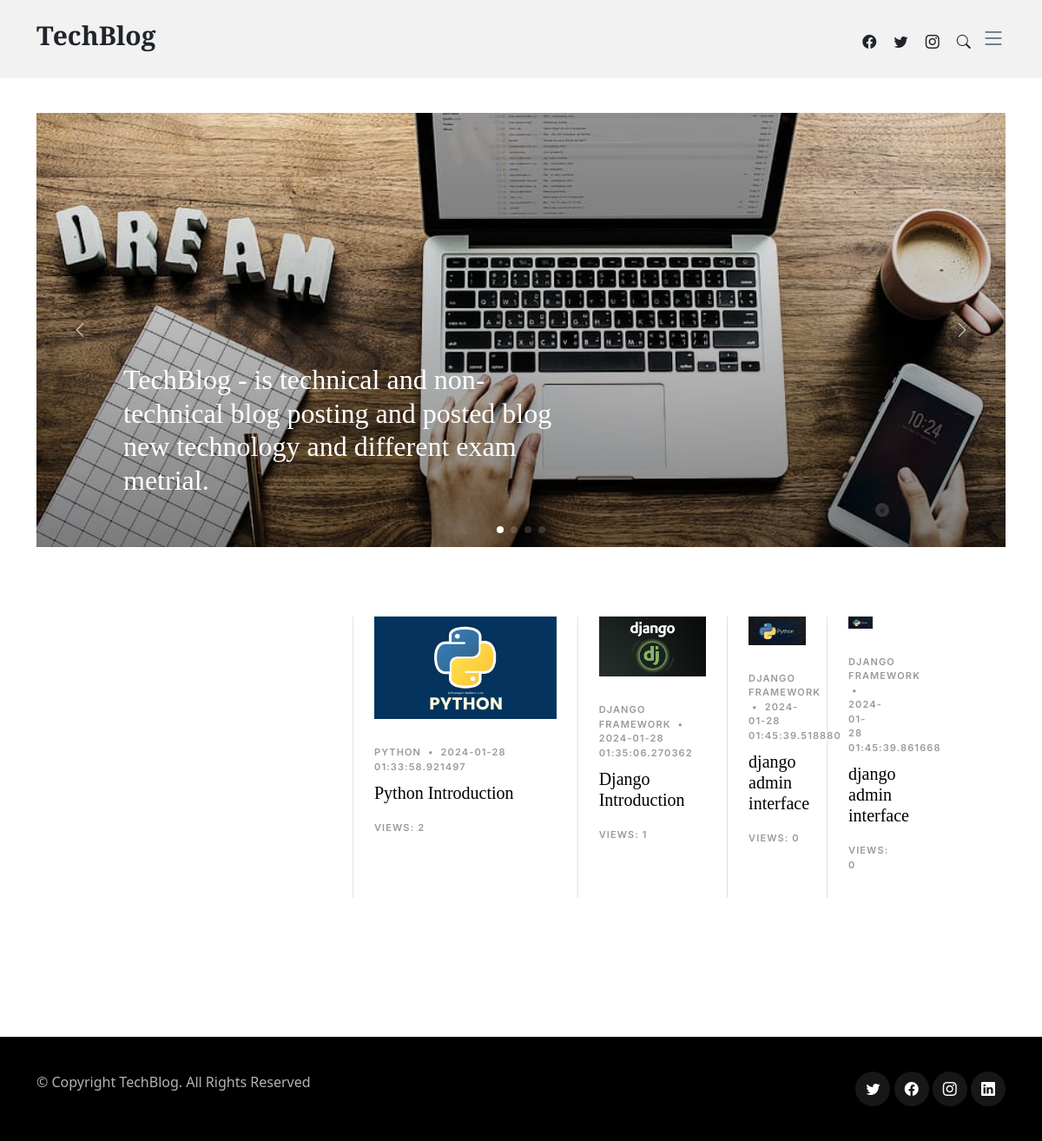
The page / on the database its author committed.
### blogwebsite/model/model.py (models this page shows)
class BlogModel(db.Model):
    id = db.Column(db.Integer,primary_key=True)
    category_id = db.Column(db.Integer,db.ForeignKey('category_master.category_id'), nullable=False)
    writer_name = db.Column(db.String(50), nullable=False)
    blog_title = db.Column(db.String(120), nullable=False)
    blog_text = db.Column(db.Text, nullable=False)
    blog_creation_date = db.Column(db.DateTime)
    image = db.Column(db.String(255))
    image_data = db.Column(db.String(255))
    blog_read_count = db.Column(db.Integer, default=0)

class CategoryMaster(db.Model):
    category_id = db.Column(db.Integer, primary_key=True)
    category_name = db.Column(db.String(120), nullable = False)
    blogmodel = db.relationship('BlogModel', backref='categorymaster',lazy=True)

### blogwebsite/main.py (the view)
@app.route('/')
def home():
    try:
        all_self_blogs = BlogModel.query.all()
        return render_template('index.html',all_self_blogs = all_self_blogs, all_categories = global_all_category_name)
    except Exception as e:
        return render_template('index.html')

### blogwebsite/main.py (called while the page is built)
def get_all_categories():
    try:
        global global_all_category_no, global_all_category_name
        all_category_info = db.session.query(CategoryMaster.category_id,CategoryMaster.category_name)
        all_category_info = list(all_category_info)
        global_all_category_no, global_all_category_name = zip(*all_category_info)
    except Exception as e:
        pass

@app.before_request
def create_all():
    get_all_categories()

### siteadmin/route.py (called while the page is built)
def get_all_categories():
    try:
        global global_all_category_no, global_all_category_name
        all_category_info = db.session.query(CategoryMaster.category_id,CategoryMaster.category_name)
        all_category_info = list(all_category_info)
        global_all_category_no, global_all_category_name = zip(*all_category_info)
    except Exception as e:
        pass

@siteadmin.before_app_request
def create_all():
    get_all_categories()

### blogwebsite/templates/index.html (shortened to what this page needs)
{% extends "base.html" %}
{% block content %}
    <section id="posts" class="posts">
      <div class="container" data-aos="fade-up">
        <div class="row g-5">
          <div class="col-lg-4">
          <div class="post-entry-1 lg">
              <div class="d-flex align-items-center author">
              </div>
            </div>
          </div>
          {% for a_blog in all_self_blogs %}
          <div class="col-lg-8">
            <div class="row g-5">
              <div class="col-lg-4 border-start custom-border">
                <div class="post-entry-1">
                  <a href="single-post.html"><img src="{{ a_blog.image }}" alt="" class="img-fluid"></a>
                  <div class="post-meta"><span class="date">{{ all_categories[a_blog.category_id-1]}}</span> <span class="mx-1">&bullet;</span> <span>{{a_blog.blog_creation_date}}</span></div>
                  <h2><a href="/blog_detail/{{ a_blog.id}}/{{ all_categories[a_blog.category_id-1] }}">{{ a_blog.blog_title|safe|truncate(275)}}</a></h2>
                  <div class="post-meta"><span class="date">Views: {{ a_blog.blog_read_count }}</span></div>
                </div>
              </div>
              {% endfor %}
              </div>
            </div>
          </div>
        </div>
      </div>
    </section>
  </main>
{% endblock %}

### blogwebsite/templates/base.html (shortened to what this page needs)
<!DOCTYPE html>
<html lang="en">
<head>
  <link href="{{ url_for('static', filename='vendor/bootstrap/css/bootstrap.min.css') }}" rel="stylesheet">
  <link href="{{ url_for('static', filename='vendor/bootstrap-icons/bootstrap-icons.css') }}" rel="stylesheet">
  <link href="{{ url_for('static', filename='vendor/swiper/swiper-bundle.min.css') }}" rel="stylesheet">
  <link href="{{ url_for('static', filename='vendor/glightbox/css/glightbox.min.css') }}" rel="stylesheet">
  <link href="{{ url_for('static', filename='vendor/aos/aos.css') }}" rel="stylesheet">
  <link href="{{ url_for('static', filename='css/variables.css') }}" rel="stylesheet">
  <link href="{{ url_for('static', filename='css/main.css') }}" rel="stylesheet">
</head>
<body>
  <header id="header" class="header d-flex align-items-center fixed-top">
    <div class="container-fluid container-xl d-flex align-items-center justify-content-between">
      <a href="/" class="logo d-flex align-items-center">
        <h1>TechBlog</h1>
      </a>
      <div class="position-relative">
        <a href="https://facebook.com" class="mx-2"><span class="bi-facebook"></span></a>
        <a href="https://twtter.com" class="mx-2"><span class="bi-twitter"></span></a>
        <a href="https://instagram.com" class="mx-2"><span class="bi-instagram"></span></a>
        <a href="#" class="mx-2 js-search-open"><span class="bi-search"></span></a>
        <i class="bi bi-list mobile-nav-toggle"></i>
      </div>
    </div>
  </header>
  <main id="main">
    <section id="hero-slider" class="hero-slider">
      <div class="container-md" data-aos="fade-in">
        <div class="row">
          <div class="col-12">
            <div class="swiper sliderFeaturedPosts">
              <div class="swiper-wrapper">
                <div class="swiper-slide">
                  <a href="/" class="img-bg d-flex align-items-end" style="background-image: url('static/img/slide-1.jpg');">
                    <div class="img-bg-inner">
                      <h2>TechBlog - is technical and non-technical blog posting and posted blog new technology and different exam metrial.</h2>
                    </div>
                  </a>
                </div>
              </div>
              <div class="custom-swiper-button-next">
                <span class="bi-chevron-right"></span>
              </div>
              <div class="custom-swiper-button-prev">
                <span class="bi-chevron-left"></span>
              </div>
              <div class="swiper-pagination"></div>
            </div>
          </div>
        </div>
      </div>
    </section>
    {% block content %}{% endblock %}
  <footer id="footer" class="footer">
    <div class="footer-content">
    </div>
    <div class="footer-legal">
      <div class="container">
        <div class="row justify-content-between">
          <div class="col-md-6 text-center text-md-start mb-3 mb-md-0">
            <div class="copyright">
              © Copyright <strong><span>TechBlog</span></strong>. All Rights Reserved
            </div>
          </div>
          <div class="col-md-6">
            <div class="social-links mb-3 mb-lg-0 text-center text-md-end">
              <a href="https://twitter.com" class="twitter"><i class="bi bi-twitter"></i></a>
              <a href="https://facebook.com" class="facebook"><i class="bi bi-facebook"></i></a>
              <a href="https://instagram.com" class="instagram"><i class="bi bi-instagram"></i></a>
              <a href="https://linkedin.com" class="linkedin"><i class="bi bi-linkedin"></i></a>
            </div>
          </div>
        </div>
      </div>
    </div>
  </footer>
</body>
</html>

### blogwebsite/static/css/variables.css (style rules this page uses)
:root { --font-default: 'EB Garamond', system-ui, -apple-system, "Segoe UI", Roboto, "Helvetica Neue", Arial, "Noto Sans", "Liberation Sans", sans-serif, "Apple Color Emoji", "Segoe UI Emoji", "Segoe UI Symbol", "Noto Color Emoji"; --font-primary: 'EB Garamond', serif; --font-secondary: 'Inter', sans-serif; --color-default: #212529; --color-default-rgb: 33, 37, 41; --color-links: #212529; --color-links-hover: #15171a; --color-primary: #212529; --color-primary-light: #26282c; --color-primary-dark: #0b0c0e; --color-primary-rgb: 33, 37, 41; --color-primary-light-rgb: 38, 40, 44; --color-primary-dark-rgb: 11, 12, 14; --color-secondary: #596d80; --color-secondary-light: #8498aa; --color-secondary-dark: #404f5c; --color-secondary-rgb: 89, 109, 128; --color-secondary-light-rgb: 132, 152, 170; --color-secondary-dark-rgb: 64, 79, 92; --color-blue: #0d6efd; --color-blue-rgb: 13, 110, 253; --color-indigo: #6610f2; --color-indigo-rgb: 102, 16, 242; --color-purple: #6f42c1; --color-purple-rgb: 111, 66, 193; --color-pink: #f3268c; --color-pink-rgb: 243, 38, 140; --color-red: #df1529; --color-red-rgb: 223, 21, 4; --color-orange: #fd7e14; --color-orange-rgb: 253, 126, 20; --color-yellow: #ffc107; --color-yellow-rgb: 255, 193, 7; --color-green: #059652; --color-green-rgb: 5, 150, 82; --color-teal: #20c997; --color-teal-rgb: 32, 201, 151; --color-cyan: #0dcaf0; --color-cyan-rgb: 13, 202, 240; --color-white: #ffffff; --color-white-rgb: 255, 255, 255; --color-gray: #6c757d; --color-gray-rgb: 108, 117, 125; --color-black: #000000; --color-black-rgb: 0, 0, 0; }
:root { --bs-blue: var(--color-blue); --bs-indigo: var(--color-indigo); --bs-purple: var(--color-purple); --bs-pink: var(--color-pink); --bs-red: var(--color-red); --bs-orange: var(--color-orange); --bs-yellow: var(--color-yellow); --bs-green: var(--color-green); --bs-teal: var(--color-teal); --bs-cyan: var(--color-cyan); --bs-white: var(--color-white); --bs-gray: var(--color-gray); --bs-gray-dark: #343a40; --bs-gray-100: #f8f9fa; --bs-gray-200: #e9ecef; --bs-gray-300: #dee2e6; --bs-gray-400: #ced4da; --bs-gray-500: #adb5bd; --bs-gray-600: #6c757d; --bs-gray-700: #495057; --bs-gray-800: #343a40; --bs-gray-900: #212529; --bs-primary: var(--color-blue); --bs-secondary: var(--color-blue); --bs-success: #198754; --bs-info: #0dcaf0; --bs-warning: #ffc107; --bs-danger: #dc3545; --bs-light: #f8f9fa; --bs-dark: #212529; --bs-primary-rgb: var(--color-primary-rgb); --bs-secondary-rgb: var(--color-secondary-rgb); --bs-success-rgb: 25, 135, 84; --bs-info-rgb: 13, 202, 240; --bs-warning-rgb: 255, 193, 7; --bs-danger-rgb: 220, 53, 69; --bs-light-rgb: 248, 249, 250; --bs-dark-rgb: 33, 37, 41; --bs-white-rgb: var(--color-white-rgb); --bs-black-rgb: var(--color-black-rgb); --bs-body-color-rgb: var(--color-default-rgb); --bs-body-bg-rgb: 255, 255, 255; --bs-font-sans-serif: var(--font-default); --bs-font-monospace: SFMono-Regular, Menlo, Monaco, Consolas, "Liberation Mono", "Courier New", monospace; --bs-gradient: linear-gradient(180deg, rgba(255, 255, 255, 0.15), rgba(255, 255, 255, 0)); --bs-body-font-family: var(--font-default); --bs-body-font-size: 1rem; --bs-body-font-weight: 400; --bs-body-line-height: 1.5; --bs-body-color: var(--color-default); --bs-body-bg: #fff; }

### rows shown on the page
BlogModel: shows a picture, blog_creation_date "2024-01-28 01:33:58.921497", blog_title "Python Introduction", blog_read_count "2"
CategoryMaster: category_name "PYTHON"
BlogModel: shows a picture, blog_creation_date "2024-01-28 01:35:06.270362", blog_title "Django Introduction", blog_read_count "1"
CategoryMaster: category_name "DJANGO FRAMEWORK"
BlogModel: blog_creation_date "2024-01-28 01:45:39.518880", blog_title "django admin interface", blog_read_count "0"
BlogModel: blog_creation_date "2024-01-28 01:45:39.861668", blog_title "django admin interface", blog_read_count "0"
